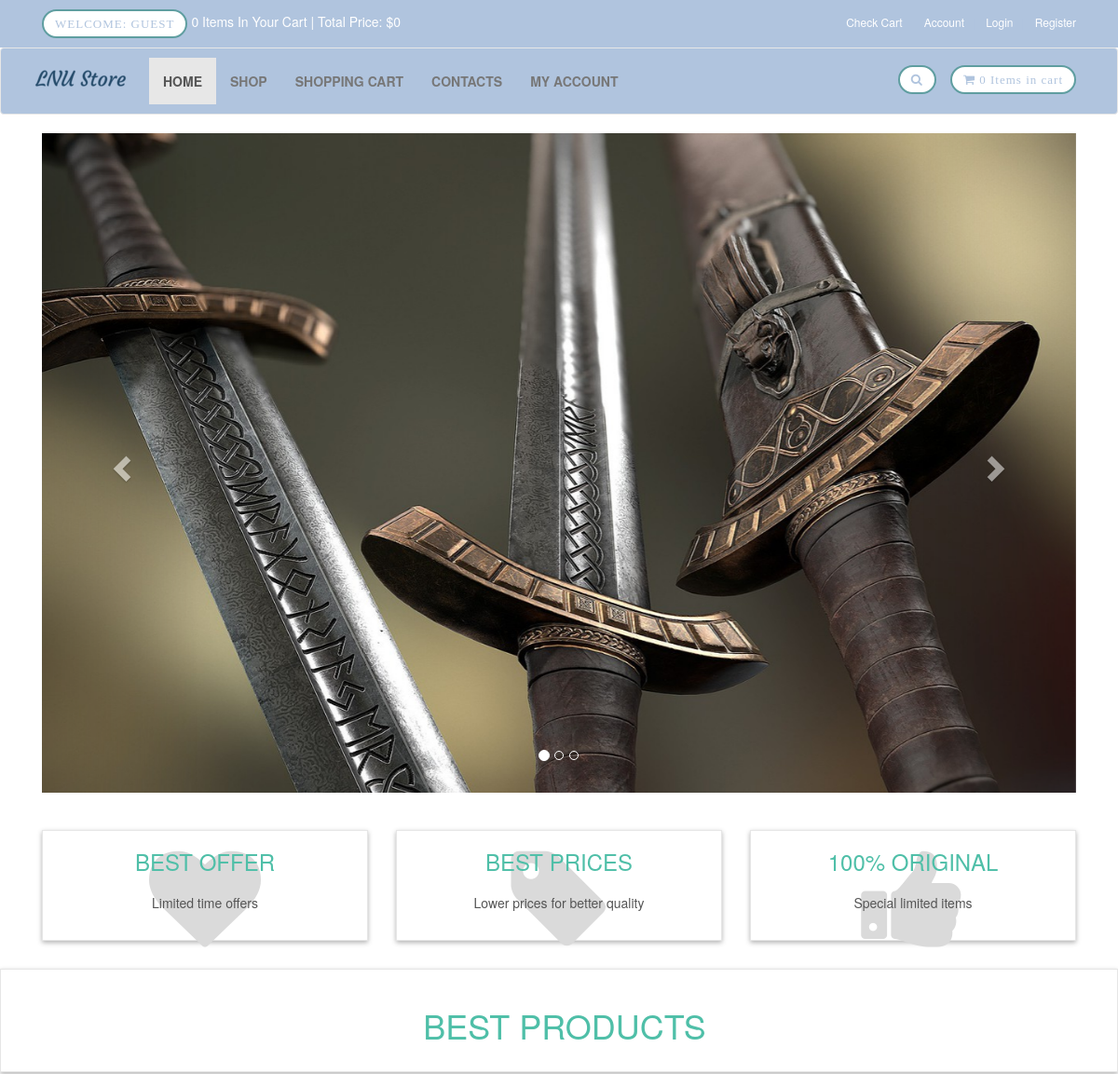
Before: / (upper part) with the older database file.
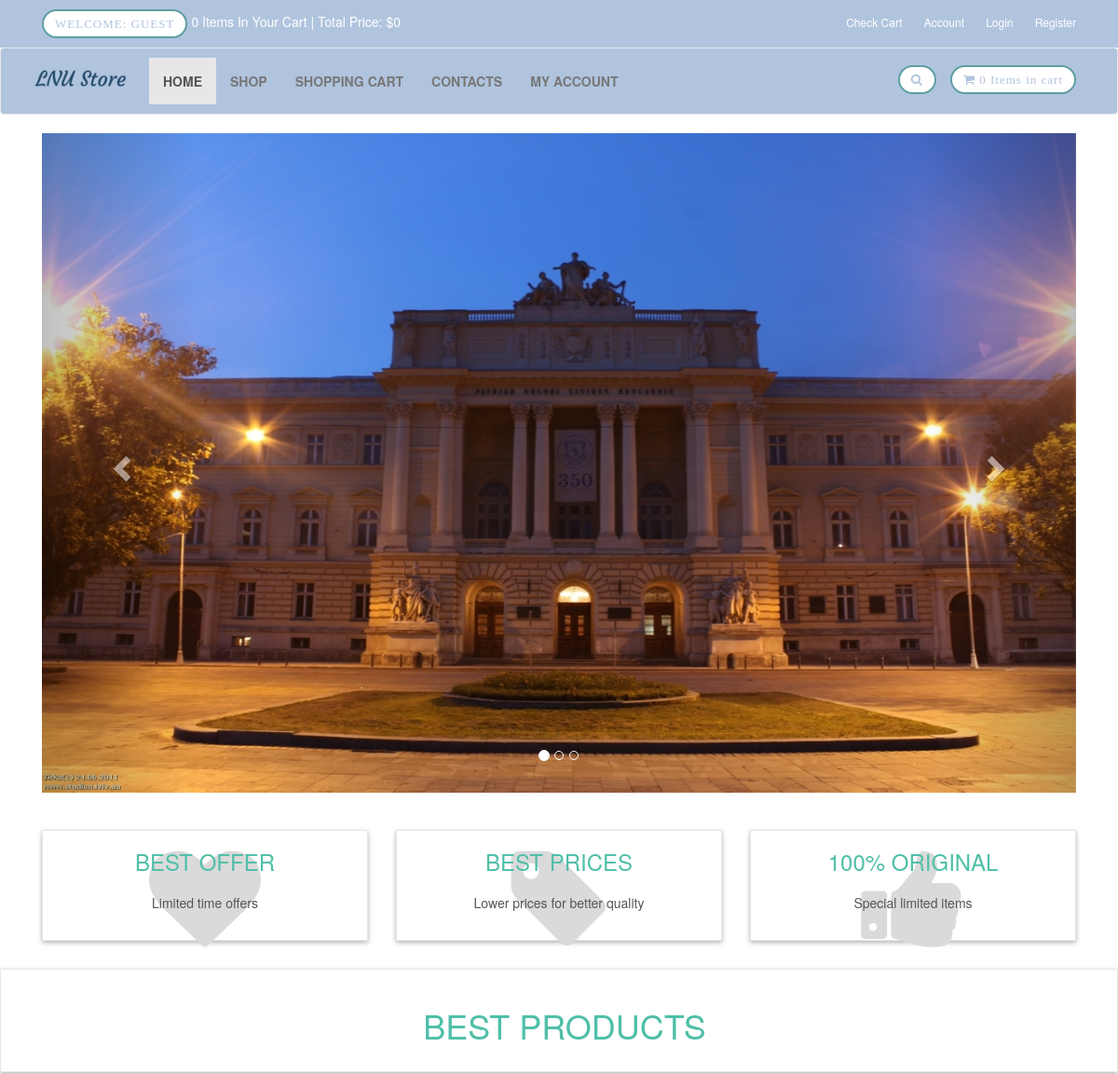
After: the same page with the newer database file.
### tables this page shows
CREATE TABLE `slider` (
  `slide_id` int(10) NOT NULL,
  `slide_name` varchar(255) NOT NULL,
  `slide_image` text NOT NULL
);

### index.php (shortened to what the changed rows need)
<?php
include("db.php");
?>
<!DOCTYPE html>
<html lang="en">
<head>
    <link rel="stylesheet" href="styles/bootstrap-337.min.css">
    <link rel="stylesheet" href="font-awsome/css/font-awesome.min.css">
    <link rel="stylesheet" href="styles/style.css">
</head>
<body>
   <div class="container" id="slider">
       <div class="col-md-12">
           <div class="carousel slide" id="myCarousel" data-ride="carousel">
               <div class="carousel-inner">
                   <?php
                   $get_slides = "select * from slider LIMIT 0,1";
                   $run_slides = mysqli_query($con,$get_slides);
                   while($row_slides=mysqli_fetch_array($run_slides)){
                       $slide_image = $row_slides['slide_image'];
                       echo "
                       <div class='item active'>
                       <img src='admin_area/slides_images/$slide_image'>
                       </div>
                       ";
                   }
                   ?>
               </div>
           </div>
       </div>
   </div>
   <div id="hot">
       <div class="box">
           <div class="container">
               <div class="col-md-12">
                   <h2>
                       Best Products
                   </h2>
               </div>
           </div>
       </div>
   </div>
</body>
</html>

Changed rows visible on the page:
changed slider: slide_image: a different picture
